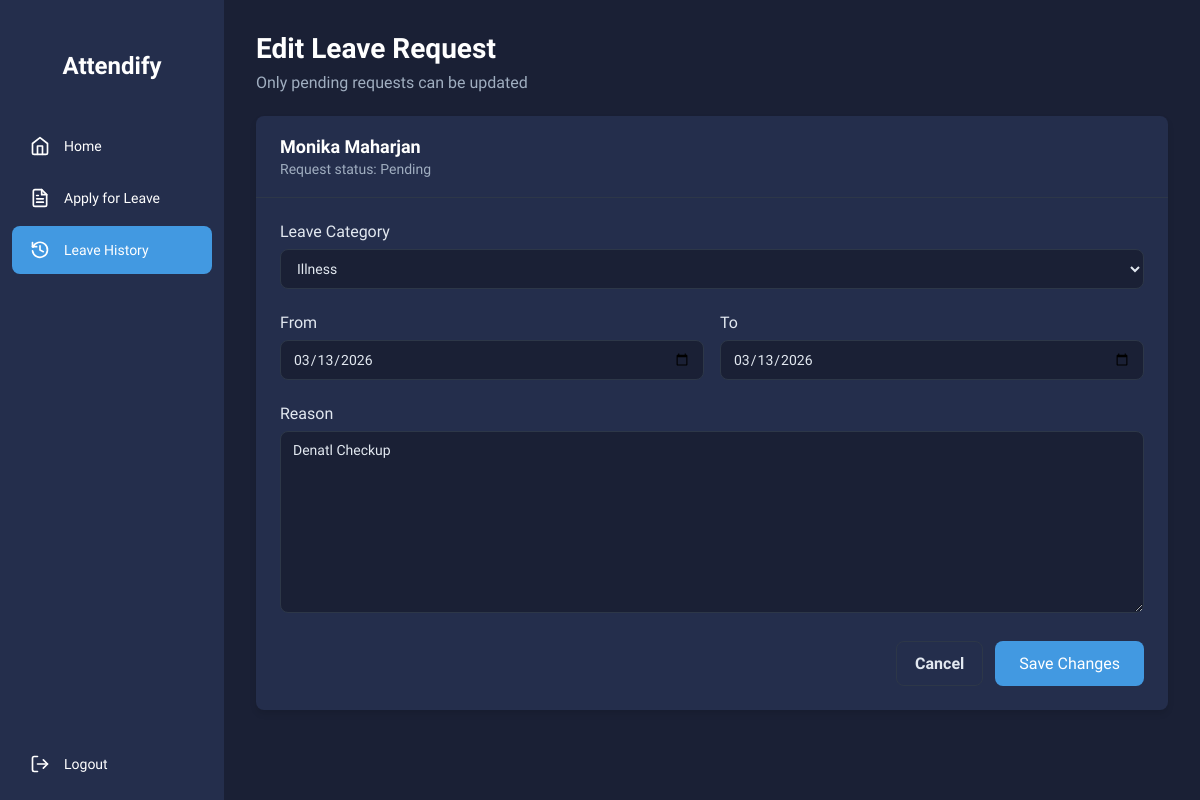
/leave/history/33/edit/ (signed in), run on the app's committed database.
### attendance/models.py (models this page shows, shortened)
class Student(models.Model):
    student_id = models.AutoField(primary_key=True)
    name = models.CharField(max_length=100)
    email = models.EmailField(unique=True)
    phone_number = models.CharField(max_length=15)
    address = models.TextField()
    password = models.CharField(max_length=100)
    dob = models.DateField()
    course = models.CharField(max_length=100)

class LeaveRequest(models.Model):
    STATUS_CHOICES = [
        ('pending', 'Pending'),
        ('approved', 'Approved'),
        ('rejected', 'Rejected'),
    ]
    CATEGORY_CHOICES = [
        ('illness', 'Illness'),
        ('appointment', 'Appointment'),
        ('family', 'Family Matter'),
        ('other', 'Other'),
    ]
    student = models.ForeignKey(Student, on_delete=models.CASCADE)
    category = models.CharField(max_length=20, choices=CATEGORY_CHOICES, default='other') # New Field
    from_date = models.DateField()
    to_date = models.DateField()
    reason = models.TextField()
    status = models.CharField(max_length=10, choices=STATUS_CHOICES, default='pending')
    submitted_at = models.DateTimeField(auto_now_add=True)

### attendance/views.py (the view)
# urls.py: path('leave/history/<int:leave_id>/edit/', views.edit_leave_request_view, name='edit_leave_request'),
def edit_leave_request_view(request, leave_id):
    if 'student_id' not in request.session:
        return redirect('login_view')
    student_id = request.session['student_id']
    student = get_object_or_404(Student, student_id=student_id)
    leave_request = get_object_or_404(LeaveRequest, id=leave_id, student=student)
    if leave_request.status != 'pending':
        messages.error(request, "You can only edit pending leave requests.")
        return redirect('leave_history')
    if request.method == 'POST':
        form = LeaveRequestForm(request.POST, instance=leave_request)
        if form.is_valid():
            form.save()
            messages.success(request, "Leave request updated.")
            return redirect('leave_history')
    else:
        form = LeaveRequestForm(instance=leave_request)
    return render(request, 'attendance/edit_leave_request.html', {
        'student': student,
        'student_name': request.session.get('student_name', student.name),
        'form': form,
        'leave_request': leave_request,
    })

### attendance/forms.py
class LeaveRequestForm(forms.ModelForm):
    class Meta:
        model = LeaveRequest
        fields = ['category', 'from_date', 'to_date', 'reason']
        widgets = {
            'category': forms.Select(attrs={'class': 'form-select'}),
            'from_date': forms.DateInput(attrs={'type': 'date', 'class': 'form-input'}),
            'to_date': forms.DateInput(attrs={'type': 'date', 'class': 'form-input'}),
            'reason': forms.Textarea(attrs={'class': 'form-textarea', 'placeholder': 'Reason...'}),
        }

### attendance/templates/attendance/edit_leave_request.html (shortened to what this page needs)
{% load static %}
<!DOCTYPE html>
<html lang="en">
<head>
  <link rel="stylesheet" href="{% static 'css/leave.css' %}">
  <link rel="stylesheet" href="{% static 'css/edit_leave_request.css' %}">
</head>
<body>
  <div class="main-container">
    <div class="sidebar">
      <div class="sidebar-header"></div>
      <div class="logo-container">
        <h1 class="sidebar-title">Attendify</h1>
      </div>
      <div class="sidebar-menu">
        <a href="/dashboard/" class="sidebar-item">
          <div class="sidebar-icon">
            <svg xmlns="http://www.w3.org/2000/svg" width="20" height="20" viewBox="0 0 24 24" fill="none"
              stroke="currentColor" stroke-width="2" stroke-linecap="round" stroke-linejoin="round">
              <path d="m3 9 9-7 9 7v11a2 2 0 0 1-2 2H5a2 2 0 0 1-2-2z"></path>
              <polyline points="9 22 9 12 15 12 15 22"></polyline>
            </svg>
          </div>
          <span class="sidebar-label">Home</span>
        </a>
        <a href="/leave/" class="sidebar-item">
          <div class="sidebar-icon">
          </div>
          <span class="sidebar-label">Apply for Leave</span>
        </a>
        <a href="/leave/history/" class="sidebar-item active">
          <div class="sidebar-icon">
            <svg xmlns="http://www.w3.org/2000/svg" width="20" height="20" viewBox="0 0 24 24" fill="none"
              stroke="currentColor" stroke-width="2" stroke-linecap="round" stroke-linejoin="round">
              <path d="M3 3v5h5"></path>
              <path d="M3.05 13a9 9 0 1 0 .5-4.5L3 8"></path>
              <path d="M12 7v5l4 2"></path>
            </svg>
          </div>
          <span class="sidebar-label">Leave History</span>
        </a>
      </div>
      <div class="sidebar-footer">
        <a href="/logout" class="sidebar-item">
          <div class="sidebar-icon">
          </div>
          <span class="sidebar-label">Logout</span>
        </a>
      </div>
    </div>
    <div class="main-content">
      <div class="header">
        <h1>Edit Leave Request</h1>
        <p>Only pending requests can be updated</p>
      </div>
      <div class="content-container">
        <div class="card">
          <div class="card-header">
            <h2>{{ student_name }}</h2>
            <p>Request status: {{ leave_request.get_status_display }}</p>
          </div>
          <div class="card-content">
            <form method="post" class="edit-form">
              <div class="form-group">
                <label for="{{ form.category.id_for_label }}">Leave Category</label>
                {{ form.category }}
              </div>
              <div class="form-row">
                <div class="form-group">
                  <label for="{{ form.from_date.id_for_label }}">From</label>
                  {{ form.from_date }}
                </div>
                <div class="form-group">
                  <label for="{{ form.to_date.id_for_label }}">To</label>
                  {{ form.to_date }}
                </div>
              </div>
              <div class="form-group">
                <label for="{{ form.reason.id_for_label }}">Reason</label>
                {{ form.reason }}
              </div>
              <div class="button-row">
                <a class="btn-secondary" href="/leave/history/">Cancel</a>
                <button type="submit" class="submit-btn">Save Changes</button>
              </div>
            </form>
          </div>
        </div>
      </div>
    </div>
  </div>
</body>
</html>

### static/css/leave.css (style rules this page uses)
* { margin: 0; padding: 0; box-sizing: border-box; font-family: 'Nunito Sans', sans-serif; }
body { background-color: #1a2035; color: #f9f9ff; }
.main-container { display: flex; min-height: 100vh; }
.sidebar { width: 224px; background-color: #242e4c; color: white; position: fixed; top: 0; left: 0; bottom: 0; display: flex; flex-direction: column; }
.sidebar-header { padding: 16px; }
.sidebar-menu { flex: 1; padding: 12px; display: flex; flex-direction: column; gap: 4px; }
.sidebar-item { display: flex; align-items: center; gap: 12px; padding: 12px 16px; text-decoration: none; color: white; border-radius: 8px; transition: background-color 0.2s; }
.sidebar-item.active { background-color: #4299e1; }
.sidebar-icon { width: 24px; height: 24px; display: flex; align-items: center; justify-content: center; }
.sidebar-label { font-size: 14px; font-weight: 500; }
.sidebar-footer { padding: 12px; margin-top: auto; }
.logo-container { display: flex; justify-content: center; align-items: center; padding: 20px 0; margin-bottom: 10px; }
.sidebar-title { font-weight: bold; font-size: 24px; color: white; text-align: center; }
.main-content { margin-left: 224px; padding: 32px; width: calc(100% - 224px); }
.header { margin-bottom: 24px; }
.header h1 { font-size: 28px; font-weight: 700; margin-bottom: 8px; color: #ffffff; }
.header p { color: #a0aec0; font-size: 16px; }
.content-container { max-width: 1000px; }
.card { background-color: #242e4c; border-radius: 8px; box-shadow: 0 4px 6px rgba(0, 0, 0, 0.1); overflow: hidden; margin-bottom: 24px; }
.card-header { padding: 20px 24px; border-bottom: 1px solid #2d3748; }
.card-header h2 { font-size: 18px; font-weight: 600; margin-bottom: 4px; color: #ffffff; }
.card-header p { color: #a0aec0; font-size: 14px; }
.card-content { padding: 24px; }
.form-group { margin-bottom: 24px; }
.form-group label { display: block; margin-bottom: 8px; font-weight: 500; color: #e2e8f0; }
textarea { width: 100%; min-height: 120px; padding: 12px; border-radius: 8px; background-color: #1a2035; border: 1px solid #2d3748; color: #e2e8f0; font-size: 14px; resize: vertical; }
.submit-btn { background-color: #4299e1; color: white; border: none; border-radius: 8px; padding: 12px 24px; font-size: 16px; font-weight: 500; cursor: pointer; transition: background-color 0.2s; }

### static/css/edit_leave_request.css (style rules this page uses)
.form-row { display: grid; grid-template-columns: 1fr 1fr; gap: 16px; }
.form-select, .form-input, .form-textarea { width: 100%; padding: 10px 12px; border-radius: 8px; background-color: #1a2035; border: 1px solid #2d3748; color: #e2e8f0; font-size: 14px; }
.form-textarea { min-height: 120px; resize: vertical; }
.button-row { display: flex; justify-content: flex-end; gap: 12px; margin-top: 16px; }
.btn-secondary { display: inline-flex; align-items: center; justify-content: center; padding: 12px 18px; border-radius: 8px; border: 1px solid #2d3748; color: #e2e8f0; text-decoration: none; background: transparent; font-weight: 600; }

### data on the page
Student: name "Monika Maharjan"
LeaveRequest: status "Pending", category "Illness", from_date "03/13/2026", to_date "03/13/2026", reason "Denatl Checkup"
